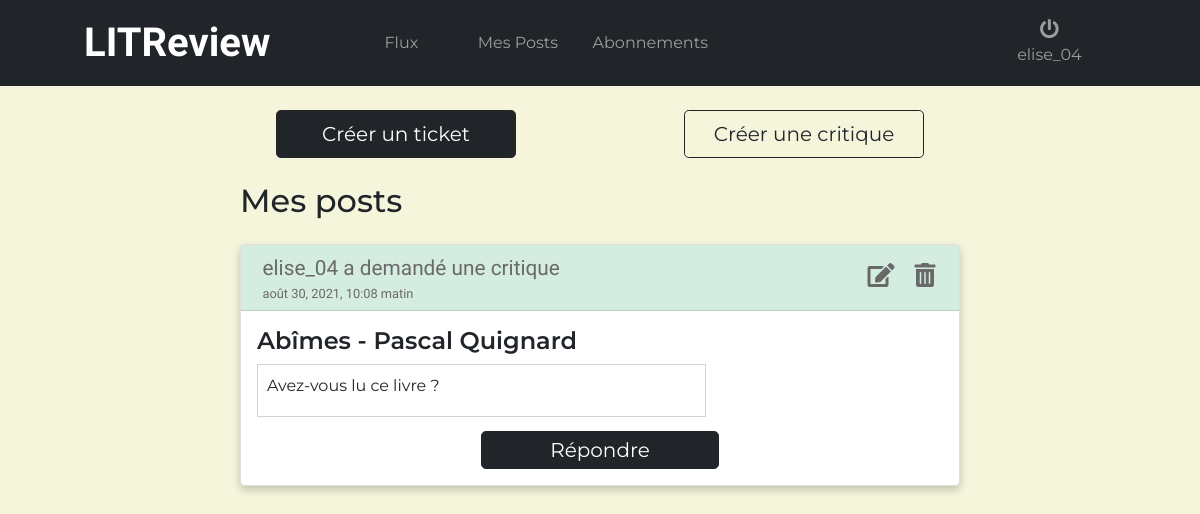
The app's page /posts/ (signed in), older data.
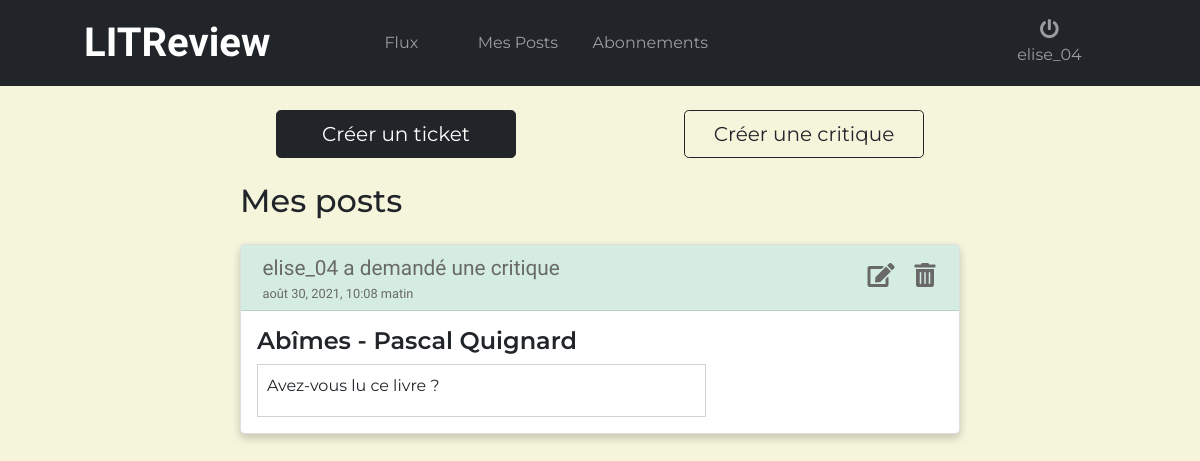
The same page, newer data.
### AppReview/models.py (models this page shows, shortened)
class Ticket(models.Model):
    reply = models.BooleanField(default=False)
    title = models.CharField(max_length=128)
    description = models.TextField(max_length=2048, blank=True)
    user = models.ForeignKey(to=settings.AUTH_USER_MODEL, on_delete=models.CASCADE)
    image = models.ImageField(null=True, blank=True)
    time_created = models.DateTimeField(auto_now_add=True)

### AppReview/views.py (the view)
# urls.py: path('posts/', views.user_posts, name='posts'),
@login_required(login_url='index')
def user_posts(request):
    reviews = Review.objects.filter(user=request.user)
    reviews = reviews.annotate(content_type=Value('REVIEW', CharField()))
    tickets = Ticket.objects.filter(user=request.user)
    tickets = tickets.annotate(content_type=Value('TICKET', CharField()))
    posts = sorted(
        chain(reviews, tickets),
        key=lambda post: post.time_created,
        reverse=True
    )
    return render(request, 'AppReview/posts.html', {'posts': posts})

### AppReview/templates/AppReview/posts.html (shortened to what this page needs)
{% extends 'base.html' %}
{% block content %}
    <div class="flux-buttons container-fluid">
        <div class="buttons-row row">
            <div class="flux-button-left col-lg-6">
                <a href="{% url 'add-ticket' %}" title="Demander une critique" type="button"
                   class="btn btn-dark btn-lg">Créer un ticket</a>
            </div>
            <div class="flux-button-right col-lg-6">
                <a href="{% url 'add-review' %}" type="button" class="btn btn-outline-dark btn-lg ">Créer une
                    critique</a>
            </div>
        </div>
    </div>
    <div class="posts-container-title container-fluid">
        <h2 class="posts-title">Mes posts</h2>
    </div>
    {% for post in posts %}
        {% if post.content_type == 'TICKET' %}
            {% include 'AppReview/ticket_snippet.html' %}
        {% elif post.content_type == 'REVIEW' %}
            {% include 'AppReview/review_snippet.html' %}
        {% endif %}
    {% endfor %}
{% endblock %}

### AppReview/templates/AppReview/ticket_snippet.html (shortened to what this page needs)
<div class="snippet-content container-fluid">
    <div class="snippet-card card ">
        <div class="card-header-ticket-snippet card-header">
            <div class="row">
                <div class="header-title-time col-lg-6">
                    <p class="snippet-title card-title">{{ post.user }} a demandé une critique</p>
                    <p class="snippet-time card-title">{{ post.time_created }}</p>
                </div>
                {% if post.user == user %}
                    <div class="edit-del-buttons col-lg-6">
                        <a href="{% url 'modify-ticket' post.id %}" class="card-link" title="Modifier"><i
                                class="fas fa-edit"></i></a>
                        <a href="{% url 'delete-ticket' post.id %}" class="card-link" title="Supprimer"><i class="fas fa-trash-alt"></i></a>
                    </div>
                {% endif %}
            </div>
        </div>
        <div class="card-body ">
            <h5 class="card-title">{{ post.title }}</h5>
            <div class="snippet-body row">
                <div class="col-lg-8">
                    <p class="snippet-description">{{ post.description }}</p>
                </div>
            </div>
                {% if post.reply == False %}
                    <div class="answer-button">
                        <a href="{% url 'reply-ticket' post.id %}" type="button" class="btn btn-dark btn-lg">Répondre</a>
                    </div>
                {% endif %}
        </div>
    </div>
</div>

Row changes from the older to the newer data that the page shows:
changed Ticket "Abîmes - Pascal Quignard": no longer shows "Répondre"
